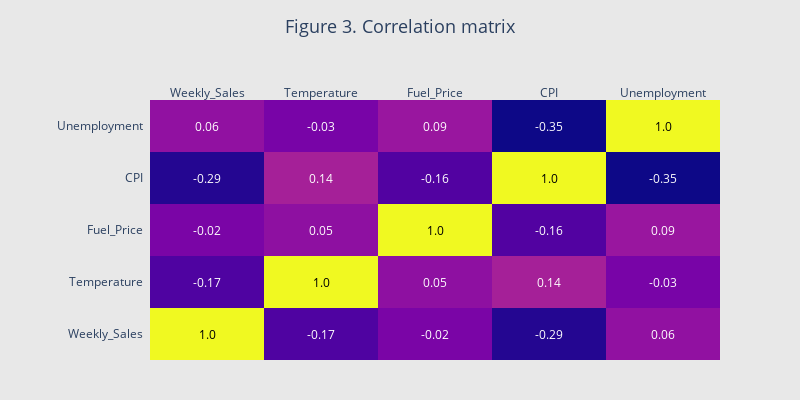

The code cell stored with this chart in its notebook:
### Code cell
# Exploratory data analysis - plot correlation matrix 

# get correlation matrix
corr_matrix = data.loc[:,features_num].corr().round(2)

# plot correlation matrix
fig3 = ff.create_annotated_heatmap(corr_matrix.values,
                                  x = corr_matrix.columns.tolist(),
                                  y = corr_matrix.index.tolist())

# update layout
fig3.update_layout(
        margin = dict(l = 150, b = 40),
        title_text = "Figure 3. Correlation matrix",
        title_x = 0.5,
        title_y = 0.95,
        title_font_size = 18,   
        plot_bgcolor = "rgba(0,0,0,0)",
        paper_bgcolor = "rgb(232,232,232)",
        width = 800,
        height = 400)

fig3.show()

### Figure 1 — Plotly figure (JSON) as saved in the notebook; plotly's stock layout.template omitted (floating-point values rounded to 4 significant figures)
{"data": [{"colorscale": [[0, "#0d0887"], [0.1111, "#46039f"], [0.2222, "#7201a8"], [0.3333, "#9c179e"], [0.4444, "#bd3786"], [0.5556, "#d8576b"], [0.6667, "#ed7953"], [0.7778, "#fb9f3a"], [0.8889, "#fdca26"], [1, "#f0f921"]], "reversescale": false, "showscale": false, "type": "heatmap", "x": ["Weekly_Sales", "Temperature", "Fuel_Price", "CPI", "Unemployment"], "y": ["Weekly_Sales", "Temperature", "Fuel_Price", "CPI", "Unemployment"], "z": [[1, -0.17, -0.02, -0.29, 0.06], [-0.17, 1, 0.05, 0.14, -0.03], [-0.02, 0.05, 1, -0.16, 0.09], [-0.29, 0.14, -0.16, 1, -0.35], [0.06, -0.03, 0.09, -0.35, 1]]}], "layout": {"annotations": [{"font": {"color": "#000000"}, "showarrow": false, "text": "1.0", "x": "Weekly_Sales", "xref": "x", "y": "Weekly_Sales", "yref": "y"}, {"font": {"color": "#FFFFFF"}, "showarrow": false, "text": "-0.17", "x": "Temperature", "xref": "x", "y": "Weekly_Sales", "yref": "y"}, {"font": {"color": "#FFFFFF"}, "showarrow": false, "text": "-0.02", "x": "Fuel_Price", "xref": "x", "y": "Weekly_Sales", "yref": "y"}, {"font": {"color": "#FFFFFF"}, "showarrow": false, "text": "-0.29", "x": "CPI", "xref": "x", "y": "Weekly_Sales", "yref": "y"}, {"font": {"color": "#FFFFFF"}, "showarrow": false, "text": "0.06", "x": "Unemployment", "xref": "x", "y": "Weekly_Sales", "yref": "y"}, {"font": {"color": "#FFFFFF"}, "showarrow": false, "text": "-0.17", "x": "Weekly_Sales", "xref": "x", "y": "Temperature", "yref": "y"}, {"font": {"color": "#000000"}, "showarrow": false, "text": "1.0", "x": "Temperature", "xref": "x", "y": "Temperature", "yref": "y"}, {"font": {"color": "#FFFFFF"}, "showarrow": false, "text": "0.05", "x": "Fuel_Price", "xref": "x", "y": "Temperature", "yref": "y"}, {"font": {"color": "#FFFFFF"}, "showarrow": false, "text": "0.14", "x": "CPI", "xref": "x", "y": "Temperature", "yref": "y"}, {"font": {"color": "#FFFFFF"}, "showarrow": false, "text": "-0.03", "x": "Unemployment", "xref": "x", "y": "Temperature", "yref": "y"}, {"font": {"color": "#FFFFFF"}, "showarrow": false, "text": "-0.02", "x": "Weekly_Sales", "xref": "x", "y": "Fuel_Price", "yref": "y"}, {"font": {"color": "#FFFFFF"}, "showarrow": false, "text": "0.05", "x": "Temperature", "xref": "x", "y": "Fuel_Price", "yref": "y"}, {"font": {"color": "#000000"}, "showarrow": false, "text": "1.0", "x": "Fuel_Price", "xref": "x", "y": "Fuel_Price", "yref": "y"}, {"font": {"color": "#FFFFFF"}, "showarrow": false, "text": "-0.16", "x": "CPI", "xref": "x", "y": "Fuel_Price", "yref": "y"}, {"font": {"color": "#FFFFFF"}, "showarrow": false, "text": "0.09", "x": "Unemployment", "xref": "x", "y": "Fuel_Price", "yref": "y"}, {"font": {"color": "#FFFFFF"}, "showarrow": false, "text": "-0.29", "x": "Weekly_Sales", "xref": "x", "y": "CPI", "yref": "y"}, {"font": {"color": "#FFFFFF"}, "showarrow": false, "text": "0.14", "x": "Temperature", "xref": "x", "y": "CPI", "yref": "y"}, {"font": {"color": "#FFFFFF"}, "showarrow": false, "text": "-0.16", "x": "Fuel_Price", "xref": "x", "y": "CPI", "yref": "y"}, {"font": {"color": "#000000"}, "showarrow": false, "text": "1.0", "x": "CPI", "xref": "x", "y": "CPI", "yref": "y"}, {"font": {"color": "#FFFFFF"}, "showarrow": false, "text": "-0.35", "x": "Unemployment", "xref": "x", "y": "CPI", "yref": "y"}, {"font": {"color": "#FFFFFF"}, "showarrow": false, "text": "0.06", "x": "Weekly_Sales", "xref": "x", "y": "Unemployment", "yref": "y"}, {"font": {"color": "#FFFFFF"}, "showarrow": false, "text": "-0.03", "x": "Temperature", "xref": "x", "y": "Unemployment", "yref": "y"}, {"font": {"color": "#FFFFFF"}, "showarrow": false, "text": "0.09", "x": "Fuel_Price", "xref": "x", "y": "Unemployment", "yref": "y"}, {"font": {"color": "#FFFFFF"}, "showarrow": false, "text": "-0.35", "x": "CPI", "xref": "x", "y": "Unemployment", "yref": "y"}, {"font": {"color": "#000000"}, "showarrow": false, "text": "1.0", "x": "Unemployment", "xref": "x", "y": "Unemployment", "yref": "y"}], "height": 400, "margin": {"b": 40, "l": 150}, "paper_bgcolor": "rgb(232,232,232)", "plot_bgcolor": "rgba(0,0,0,0)", "title": {"font": {"size": 18}, "text": "Figure 3. Correlation matrix", "x": 0.5, "y": 0.95}, "width": 800, "xaxis": {"dtick": 1, "gridcolor": "rgb(0, 0, 0)", "side": "top", "ticks": ""}, "yaxis": {"dtick": 1, "ticks": "", "ticksuffix": "  "}}}
